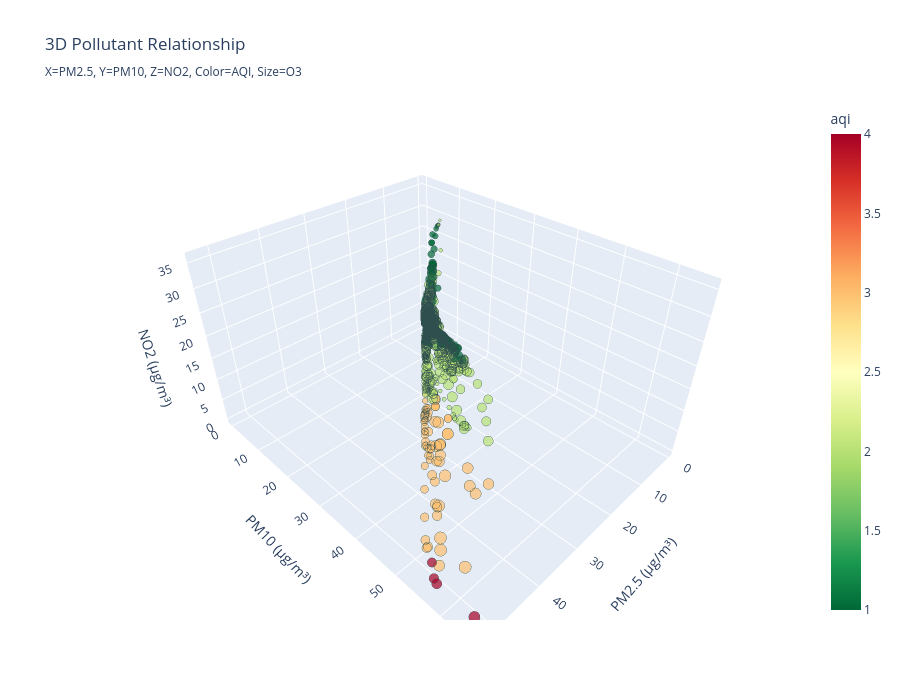

The code cell stored with this chart in its notebook:
### Markdown cell above
## 6. Pollutant Relationships 🔬

### Code cell
# 3D scatter plot showing pollutant relationships
fig = px.scatter_3d(
    df,
    x='pm2_5',
    y='pm10',
    z='no2',
    color='aqi',
    size='o3',
    hover_data=['city_name', 'timestamp'],
    title='3D Pollutant Relationship<br><sub>X=PM2.5, Y=PM10, Z=NO2, Color=AQI, Size=O3</sub>',
    labels={'pm2_5': 'PM2.5 (μg/m³)', 'pm10': 'PM10 (μg/m³)', 'no2': 'NO2 (μg/m³)'},
    color_continuous_scale='RdYlGn_r',
    height=700
)

fig.update_traces(marker=dict(line=dict(width=0.5, color='DarkSlateGrey')))

fig.show()

print("\n💡 Interactive 3D plot - you can:")
print("   • Click and drag to rotate")
print("   • Scroll to zoom in/out")
print("   • Hover over points for details")

### Figure 1 — Plotly figure (JSON) as saved in the notebook; plotly's stock layout.template omitted (floating-point values rounded to 4 significant figures; data arrays with more than 128 entries replaced by an {"elided": "..."} marker saying what was removed)
{"data": [{"customdata": {"elided": "1217x2 str values"}, "hovertemplate": "PM2.5 (μg/m³)=%{x}<br>PM10 (μg/m³)=%{y}<br>NO2 (μg/m³)=%{z}<br>o3=%{marker.size}<br>city_name=%{customdata[0]}<br>timestamp=%{customdata[1]}<br>aqi=%{marker.color}<extra></extra>", "legendgroup": "", "marker": {"color": {"elided": "1217 int values"}, "coloraxis": "coloraxis", "line": {"color": "DarkSlateGrey", "width": 0.5}, "size": {"elided": "1217 float values"}, "sizemode": "area", "sizeref": 0.2816, "symbol": "circle"}, "mode": "markers", "name": "", "scene": "scene", "showlegend": false, "type": "scatter3d", "x": {"elided": "1217 float values"}, "y": {"elided": "1217 float values"}, "z": {"elided": "1217 float values"}}], "layout": {"coloraxis": {"colorbar": {"title": {"text": "aqi"}}, "colorscale": [[0, "rgb(0,104,55)"], [0.1, "rgb(26,152,80)"], [0.2, "rgb(102,189,99)"], [0.3, "rgb(166,217,106)"], [0.4, "rgb(217,239,139)"], [0.5, "rgb(255,255,191)"], [0.6, "rgb(254,224,139)"], [0.7, "rgb(253,174,97)"], [0.8, "rgb(244,109,67)"], [0.9, "rgb(215,48,39)"], [1, "rgb(165,0,38)"]]}, "height": 700, "legend": {"itemsizing": "constant", "tracegroupgap": 0}, "scene": {"domain": {"x": [0, 1], "y": [0, 1]}, "xaxis": {"title": {"text": "PM2.5 (μg/m³)"}}, "yaxis": {"title": {"text": "PM10 (μg/m³)"}}, "zaxis": {"title": {"text": "NO2 (μg/m³)"}}}, "title": {"text": "3D Pollutant Relationship<br><sub>X=PM2.5, Y=PM10, Z=NO2, Color=AQI, Size=O3</sub>"}}}
